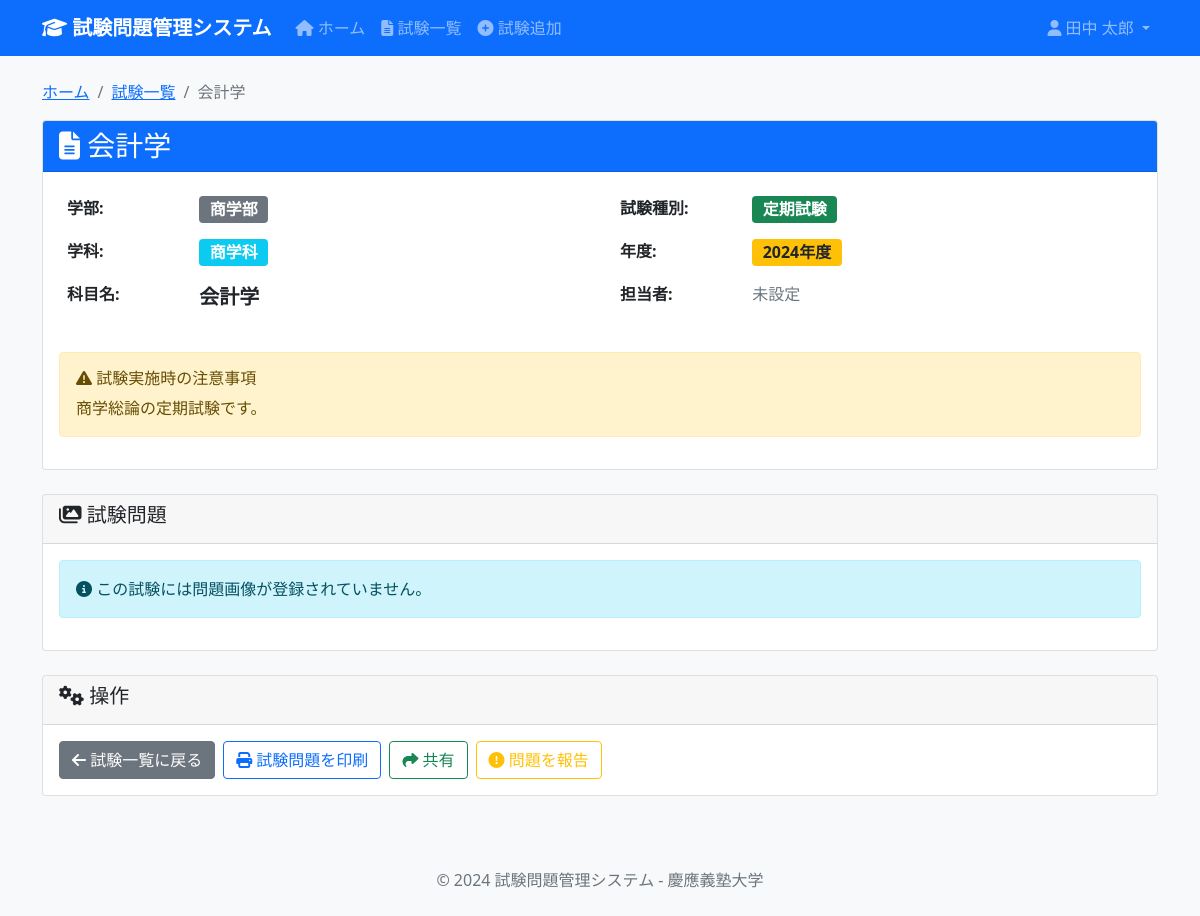
Screenshot of /exam/11 (signed in) with the database file from the repository.
### tables this page shows
CREATE TABLE Subjects (
                subject_id INTEGER PRIMARY KEY AUTOINCREMENT,
                department_id INTEGER NOT NULL,
                subject_name TEXT NOT NULL,
                subject_type TEXT CHECK (subject_type IN ('必修', '選択必修', '一般教養')),
                semester TEXT CHECK (semester IN ('春学期', '春学期前半', '春学期後半', '秋学期', '秋学期前半', '秋学期後半')),
                grade_level INTEGER CHECK (grade_level BETWEEN 1 AND 4),
                created_at DATETIME DEFAULT CURRENT_TIMESTAMP,
                FOREIGN KEY (department_id) REFERENCES Departments(department_id)
            );

CREATE TABLE Faculties (
                faculty_id INTEGER PRIMARY KEY AUTOINCREMENT,
                faculty_name TEXT NOT NULL UNIQUE
            );

CREATE TABLE Departments (
                department_id INTEGER PRIMARY KEY AUTOINCREMENT,
                faculty_id INTEGER NOT NULL,
                department_name TEXT NOT NULL,
                FOREIGN KEY (faculty_id) REFERENCES Faculties(faculty_id),
                UNIQUE(faculty_id, department_name)
            );

CREATE TABLE ExamTypes (
                exam_type_id INTEGER PRIMARY KEY AUTOINCREMENT,
                exam_type_name TEXT NOT NULL UNIQUE
            );

CREATE TABLE Exams (
                exam_id INTEGER PRIMARY KEY AUTOINCREMENT,
                subject_id INTEGER NOT NULL,
                exam_type_id INTEGER NOT NULL,
                exam_year INTEGER NOT NULL,
                instructions TEXT,
                created_by INTEGER,
                created_at DATETIME DEFAULT CURRENT_TIMESTAMP,
                updated_at DATETIME DEFAULT CURRENT_TIMESTAMP,
                FOREIGN KEY (subject_id) REFERENCES Subjects(subject_id),
                FOREIGN KEY (exam_type_id) REFERENCES ExamTypes(exam_type_id),
                FOREIGN KEY (created_by) REFERENCES Users(user_id) ON DELETE SET NULL,
                UNIQUE(subject_id, exam_type_id, exam_year)
            );

### app.py (the view)
@app.route('/exam/<int:exam_id>')
@login_required
def exam_detail(exam_id: int) -> str:
    cur = get_db().cursor()
    exam = cur.execute('''
        SELECT
            e.exam_id,
            f.faculty_name,
            d.department_name,
            s.subject_name,
            et.exam_type_name,
            e.exam_year,
            e.instructions,
            GROUP_CONCAT(p.professor_name, ', ') AS professors,
            e.created_by
        FROM Exams e
        JOIN Subjects s ON e.subject_id = s.subject_id
        JOIN Departments d ON s.department_id = d.department_id
        JOIN Faculties f ON d.faculty_id = f.faculty_id
        JOIN ExamTypes et ON e.exam_type_id = et.exam_type_id
        LEFT JOIN ExamProfessors ep ON e.exam_id = ep.exam_id
        LEFT JOIN Professors p ON ep.professor_id = p.professor_id
        WHERE e.exam_id = ?
        GROUP BY e.exam_id, f.faculty_name, d.department_name, s.subject_name, et.exam_type_name, e.exam_year, e.instructions, e.created_by
    ''', (exam_id,)).fetchone()
    if exam is None:
        flash('指定された試験が見つかりません', 'error')
        return redirect(url_for('exams'))
    questions = cur.execute('''
        SELECT question_id, picture FROM ExamQuestions WHERE exam_id = ?
    ''', (exam_id,)).fetchall()
    return render_template('exams/detail.html', exam=exam, questions=questions)

### app.py (called while the page is built)
def get_db() -> sqlite3.Connection:
    db = getattr(g, '_database', None)
    if db is None:
        db = g._database = sqlite3.connect(DATABASE)
        db.execute('PRAGMA foreign_keys = ON')
        db.row_factory = sqlite3.Row
    return db

@app.teardown_appcontext
def close_connection(exception: Optional[BaseException]) -> None:
    db = getattr(g, '_database', None)
    if db is not None:
        db.close()

def login_required(f):
    @wraps(f)
    def decorated_function(*args, **kwargs):
        if 'user_id' not in session:
            return redirect(url_for('login'))
        return f(*args, **kwargs)
    return decorated_function

### templates/exams/detail.html (shortened to what this page needs)
{% extends "base.html" %}
{% block content %}
<nav aria-label="breadcrumb">
    <ol class="breadcrumb">
        <li class="breadcrumb-item"><a href="{{ url_for('index') }}">ホーム</a></li>
        <li class="breadcrumb-item"><a href="{{ url_for('exams') }}">試験一覧</a></li>
        <li class="breadcrumb-item active">{{ exam[3] }}</li>
    </ol>
</nav>
<div class="row mb-4">
    <div class="col-12">
        <div class="card">
            <div class="card-header bg-primary text-white">
                <h3 class="card-title mb-0">
                    <i class="fas fa-file-alt"></i> {{ exam[3] }}
                </h3>
            </div>
            <div class="card-body">
                <div class="row">
                    <div class="col-md-6">
                        <table class="table table-borderless">
                            <tbody>
                                <tr>
                                    <th class="w-25">学部:</th>
                                    <td><span class="badge bg-secondary fs-6">{{ exam[1] }}</span></td>
                                </tr>
                                <tr>
                                    <th>学科:</th>
                                    <td><span class="badge bg-info fs-6">{{ exam[2] }}</span></td>
                                </tr>
                                <tr>
                                    <th>科目名:</th>
                                    <td><strong class="fs-5">{{ exam[3] }}</strong></td>
                                </tr>
                            </tbody>
                        </table>
                    </div>
                    <div class="col-md-6">
                        <table class="table table-borderless">
                            <tbody>
                                <tr>
                                    <th class="w-25">試験種別:</th>
                                    <td><span class="badge bg-success fs-6">{{ exam[4] }}</span></td>
                                </tr>
                                <tr>
                                    <th>年度:</th>
                                    <td><span class="badge bg-warning text-dark fs-6">{{ exam[5] }}年度</span></td>
                                </tr>
                                <tr>
                                    <th>担当者:</th>
                                    <td>
                                        {% if exam[7] %}
                                            <span class="text-primary">{{ exam[7] }}</span>
                                        {% else %}
                                            <span class="text-muted">未設定</span>
                                        {% endif %}
                                    </td>
                                </tr>
                            </tbody>
                        </table>
                    </div>
                </div>
                {% if exam[6] %}
                <div class="row mt-3">
                    <div class="col-12">
                        <div class="alert alert-warning">
                            <h6><i class="fas fa-exclamation-triangle"></i> 試験実施時の注意事項</h6>
                            <p class="mb-0">{{ exam[6] }}</p>
                        </div>
                    </div>
                </div>
                {% endif %}
            </div>
        </div>
    </div>
</div>
<div class="row mb-4">
    <div class="col-12">
        <div class="card">
            <div class="card-header">
                <h5><i class="fas fa-images"></i> 試験問題</h5>
            </div>
            <div class="card-body">
                {% if questions %}
                    <div class="row">
                        {% for question in questions %}
                        <div class="col-md-6 col-lg-4 mb-3">
                            <div class="card h-100">
                                <div class="card-header bg-light">
                                    <small class="text-muted">問題 {{ loop.index }}</small>
                                </div>
                                <div class="card-body text-center">
                                    {% if question.picture %}
                                        {% set file_path = url_for('uploaded_file', filename=question.picture) %}
                                        {% set file_extension = question.picture.split('.')[-1].lower() %}
                                        {% if file_extension == 'pdf' %}
                                            <div class="mb-3">
                                                <i class="fas fa-file-pdf fa-4x text-danger mb-2"></i>
                                                <p class="small text-muted mb-2">{{ question.picture }}</p>
                                            </div>
                                            <div class="d-grid gap-2">
                                                <a href="{{ file_path }}" target="_blank" class="btn btn-outline-danger btn-sm">
                                                    <i class="fas fa-eye"></i> PDFを開く
                                                </a>
                                                <a href="{{ file_path }}" download class="btn btn-outline-primary btn-sm">
                                                    <i class="fas fa-download"></i> ダウンロード
                                                </a>
                                            </div>
                                        {% elif file_extension in ['png', 'jpg', 'jpeg', 'gif', 'bmp', 'tiff'] %}
                                            <div class="mb-3">
                                                <img src="{{ file_path }}"
                                                     class="img-fluid rounded shadow-sm"
                                                     alt="試験問題画像"
                                                     style="max-height: 300px; cursor: pointer;"
                                                     onclick="openImageModal('{{ file_path }}', '{{ exam[3] }} - 問題{{ loop.index }}')">
                                            </div>
                                            <p class="small text-muted mb-2">{{ question.picture }}</p>
                                            <div class="d-grid gap-2">
                                                <button class="btn btn-outline-primary btn-sm"
                                                        onclick="openImageModal('{{ file_path }}', '{{ exam[3] }} - 問題{{ loop.index }}')">
                                                    <i class="fas fa-expand"></i> 拡大表示
                                                </button>
                                                <a href="{{ file_path }}" download class="btn btn-outline-secondary btn-sm">
                                                    <i class="fas fa-download"></i> ダウンロード
                                                </a>
                                            </div>
                                        {% else %}
                                            <div class="mb-3">
                                                <i class="fas fa-file fa-4x text-muted mb-2"></i>
                                                <p class="small text-muted mb-2">{{ question.picture }}</p>
                                            </div>
                                            <a href="{{ file_path }}" download class="btn btn-outline-primary btn-sm">
                                                <i class="fas fa-download"></i> ダウンロード
                                            </a>
                                        {% endif %}
                                    {% else %}
                                        <div class="text-center p-4">
                                            <i class="fas fa-file-image fa-3x text-muted mb-3"></i>
                                            <p class="text-muted">ファイルが設定されていません</p>
                                        </div>
                                    {% endif %}
                                </div>
                                <div class="card-footer">
                                    <small class="text-muted">問題ID: {{ question.question_id }}</small>
                                </div>
                            </div>
                        </div>
                        {% endfor %}
                    </div>
                {% else %}
                    <div class="alert alert-info">
                        <i class="fas fa-info-circle"></i>
                        この試験には問題画像が登録されていません。
                    </div>
                {% endif %}
            </div>
        </div>
    </div>
</div>
<div class="row">
    <div class="col-12">
        <div class="card">
            <div class="card-header">
                <h5><i class="fas fa-cogs"></i> 操作</h5>
            </div>
            <div class="card-body">
                <div class="d-flex flex-wrap gap-2">
                    <a href="{{ url_for('exams') }}" class="btn btn-secondary">
                        <i class="fas fa-arrow-left"></i> 試験一覧に戻る
                    </a>
                    <button class="btn btn-outline-primary" onclick="printExamQuestions()">
                        <i class="fas fa-print"></i> 試験問題を印刷
                    </button>
                    <button class="btn btn-outline-success" onclick="shareExam()">
                        <i class="fas fa-share"></i> 共有
                    </button>
                    <button class="btn btn-outline-warning" onclick="reportIssue()">
                        <i class="fas fa-exclamation-circle"></i> 問題を報告
                    </button>
                </div>
            </div>
        </div>
    </div>
</div>
{% endblock %}

### templates/base.html (style rules this page uses)
body { background-color: #f8f9fa; }

### templates/exams/detail.html (style rules this page uses)
.fas.fa-exclamation-triangle { animation: shake 0.5s ease-in-out; }

### rows the page displays
Subjects: subject_name "会計学"
Faculties: faculty_name "商学部"
Departments: department_name "商学科"
ExamTypes: exam_type_name "定期試験"
Exams: exam_year "2024", instructions "商学総論の定期試験です。"

### other values shown
{{ session.full_name }} "田中 太郎"
